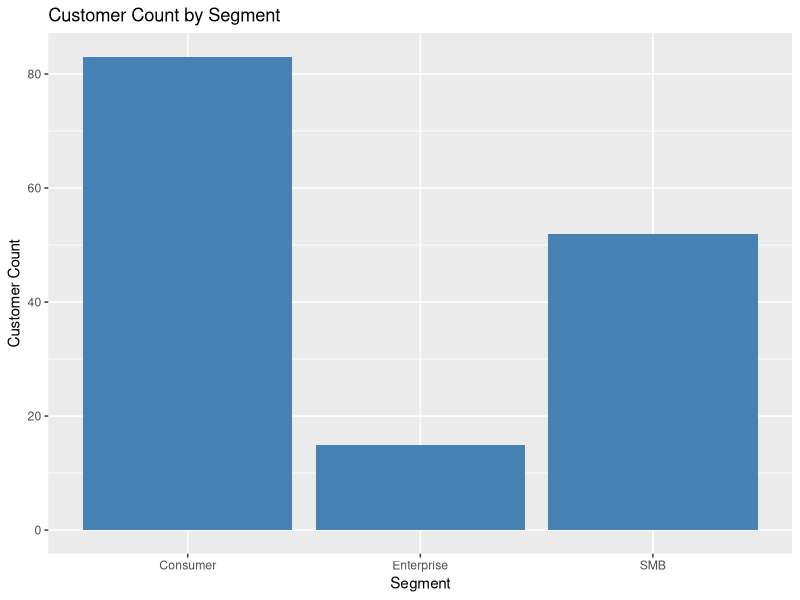
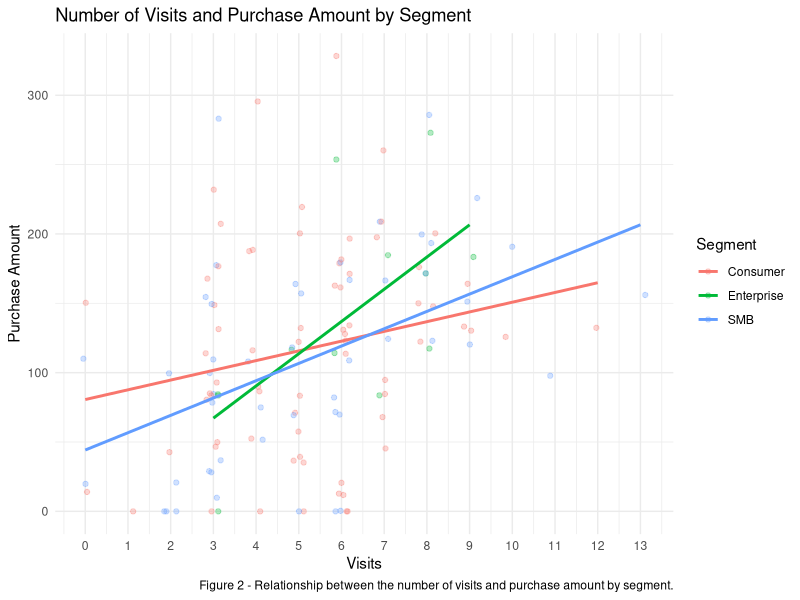
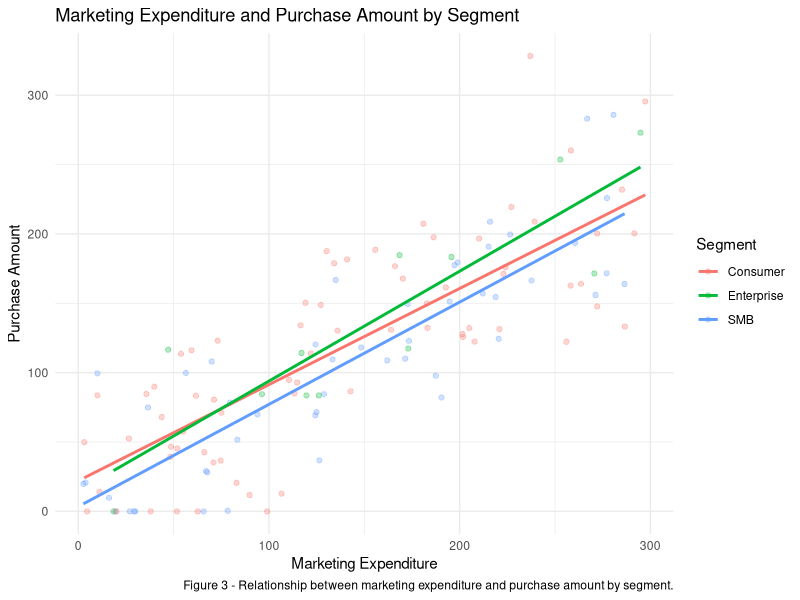

R code for these plots, in order:
## ---- chunk 1
library(tidyverse)
library(knitr)
library(kableExtra)
library(lubridate)
## ---- chunk 2
raw_dataset <- read_csv("data/32544804_Shruti Pillai.csv")
## ---- chunk 3
head(raw_dataset, 10)
glimpse(raw_dataset)
str(raw_dataset)
names(raw_dataset)
nrow(raw_dataset)
ncol(raw_dataset)
unique(raw_dataset$segment)
unique(raw_dataset$notes)
table(raw_dataset$notes, useNA = "ifany")
anyDuplicated(raw_dataset)
## ---- chunk 4
#Standardised notes section and checked if changes were correctly applied.

cleaned_dataset <- raw_dataset |>
    mutate(
        notes = na_if(notes, "N/A")
    )
table(cleaned_dataset$notes, useNA = "ifany")

#Standardised date format and checked if changes were correctly applied. Since this category won't be used in the analysis, it hasn't been perfectly cleaned.

cleaned_dataset <- cleaned_dataset |>
    mutate(
        signup_date = parse_date_time(signup_date, orders = c("ymd", "B d, Y", "dmy", "b d, Y"))  
    |> as.Date()
    )
table(cleaned_dataset$signup_date, useNA = "ifany")

#Converted visits from numeric to integer and checked if changes were correctly applied.

cleaned_dataset <- cleaned_dataset |>
    mutate(
        visits = as.integer(visits)
    )
str(cleaned_dataset$visits)

#Overall check
str(cleaned_dataset)
## ---- chunk 5
cleaned_dataset |>
    group_by(segment) |>
    summarise(
        total_customers = n(),
        median_marketing_spend = median(marketing_spend, na.rm = TRUE),
        median_purchase_amount = median(purchase_amount, na.rm = TRUE),
        median_visits = median(visits, na.rm = TRUE),
        missing_purchases = sum(is.na(purchase_amount))
    ) |>
    kable(digits = 2)
## ---- chunk 6
ggplot(cleaned_dataset, aes(x = segment)) + geom_bar(fill = "steelblue") +
    labs(
        title = "Customer Count by Segment",
        x = "Segment",
        y = "Customer Count"
        )
## ---- chunk 7

plot1_df <- cleaned_dataset |>
    filter(!is.na(purchase_amount))

ggplot(plot1_df, aes (x = visits, y = purchase_amount, color = segment)) + 
    geom_jitter(width = 0.2, alpha = 0.3) +
    geom_smooth(method = "lm", se = FALSE) +
    scale_x_continuous(breaks = 0:13) +
    labs(x = "Visits", y = "Purchase Amount", colour = "Segment", title = "Number of Visits and Purchase Amount by Segment", caption = "Figure 2 - Relationship between the number of visits and purchase amount by segment.") + theme_minimal()
## ---- chunk 8

plot2_df <- cleaned_dataset |>
    filter(!is.na(purchase_amount))

ggplot(plot2_df, aes(x = marketing_spend, y = purchase_amount, color = segment)) +
    geom_point(alpha = 0.3) +
    geom_smooth(method = "lm", se = FALSE) +
    labs(x = "Marketing Expenditure", y = "Purchase Amount", colour = "Segment", title = "Marketing Expenditure and Purchase Amount by Segment", caption = "Figure 3 - Relationship between marketing expenditure and purchase amount by segment.") +
    theme_minimal()
## ---- chunk 9
inline_df <- cleaned_dataset |>
    filter(!is.na(purchase_amount))

total_rows <- nrow(cleaned_dataset)
rows_actually_used <- nrow(inline_df)
median_purchase_amount <- median(inline_df$purchase_amount, na.rm = TRUE)
median_marketing_spend <- median(inline_df$marketing_spend, na.rm = TRUE)
